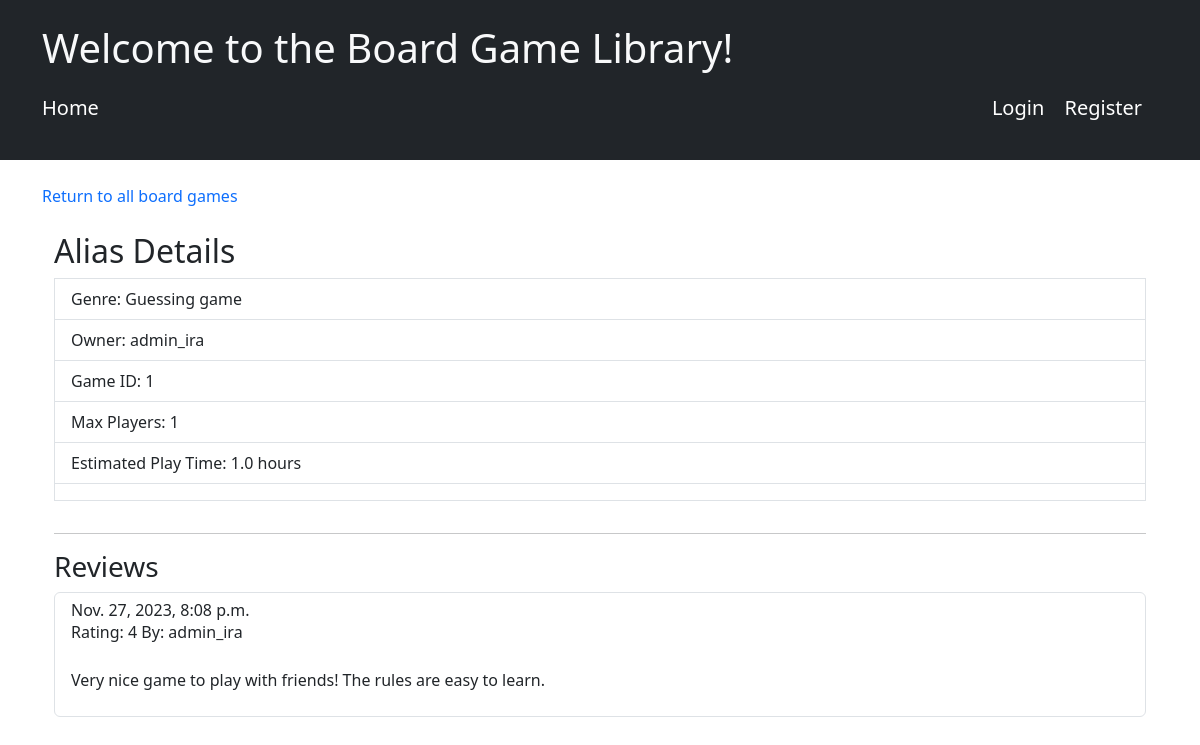
The page /board-game/1/ on the database as committed earlier.
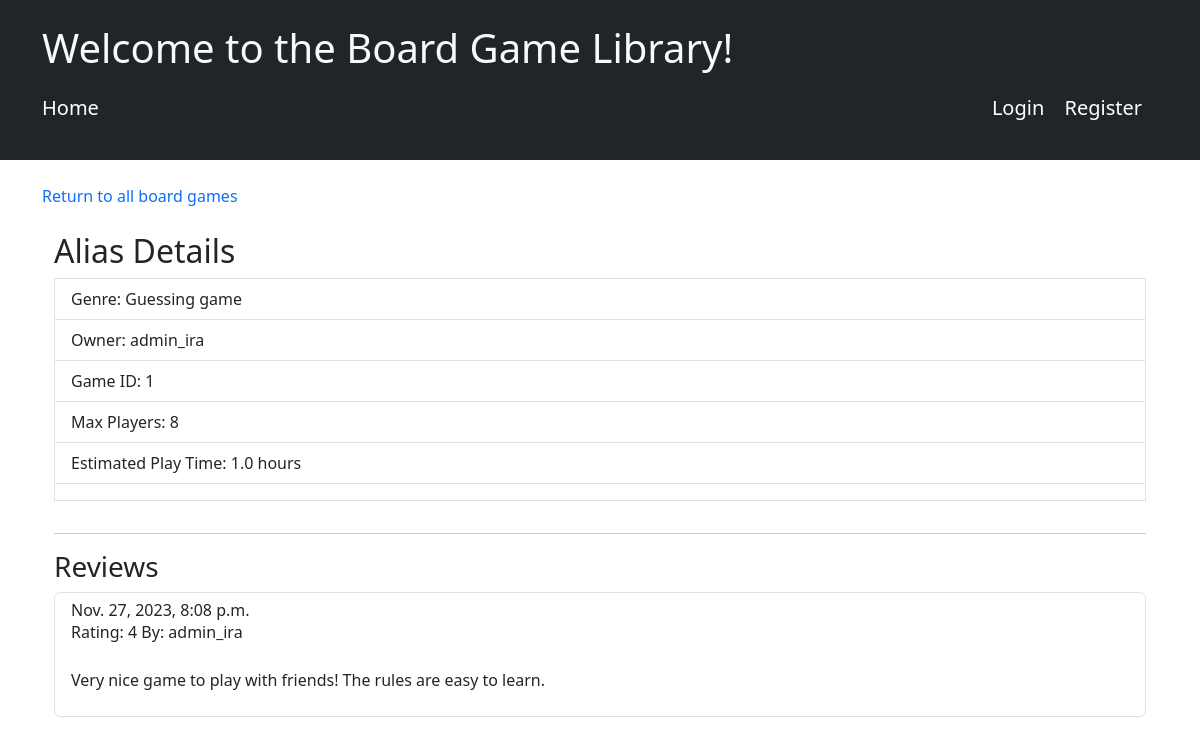
The same page on the database as committed later.
### app_app/models.py (models this page shows, shortened)
class BoardGame(models.Model):
    name = models.CharField(max_length=100)
    genre = models.CharField(max_length=100, default='none')
    max_players = models.PositiveIntegerField(default=1)
    play_time = models.FloatField(default=1.0)
    owner = models.ForeignKey(User, on_delete=models.CASCADE, related_name='owned_games')
    available = models.BooleanField(default=True)
    loaned_to = models.ForeignKey(User, null=True, blank=True, on_delete=models.SET_NULL, related_name='loaned_games')
    date_added = models.DateTimeField(default=timezone.now)
    date_loaned = models.DateTimeField(default=None, blank=True, null=True)
    class Meta:
        verbose_name = 'Board game'

### app_app/views.py (the view)
# urls.py: path('board-game/<int:game_id>/', views.board_game_detail, name='board_game_detail'),
def board_game_detail(request, game_id):
    game = get_object_or_404(BoardGame, pk=game_id)
    reviews = BoardGameReview.objects.filter(game=game).order_by("-date_added")
    context = {'game': game, 'reviews': reviews}
    return render(request, 'board_game_detail.html', context)

### app_app/templates/board_game_detail.html (shortened to what this page needs)
{% extends 'base.html' %}
{% block content %}
<p class="mt-3">
  <a href="{% url 'all_board_games' %}" class="text-decoration-none">Return to all board games</a>
</p>
<div class="container mt-4">
  <h2>{{ game.name }} Details</h2>
  <ul class="list-group">
      <div class="mb-3">
        <li class="list-group-item">
          <p class="mb-0">Genre: {{ game.genre }}</p>
        </li>
        <li class="list-group-item">
          <p class="mb-0">Owner: {{ game.owner }} </p>
        </li>
        <li class="list-group-item">
          <p class="mb-0">Game ID: {{ game.id }}</p>
        </li>
        <li class="list-group-item">
          <p class="mb-0">Max Players: {{ game.max_players }}</p>
        </li>
        <li class="list-group-item">
          <p class="mb-0">Estimated Play Time: {{ game.play_time }} hours</p>
        </li>
        <li class="list-group-item">
        </li>
      </div>
  </ul>
  <div class="mb-3">
    <hr class="dotted">
  </div>
  <h3>Reviews</h3>
  <ul class="list-group">
    {% for review in reviews %}
    <li class="list-group-item">
      <div>
        <div class="d-flex justify-content-between align-items-center">
          <div>
            <h6 class="mb-0">{{ review.date_added }}</h6>
            <p >Rating: {{ review.stars }} By: {{ review.owner }}</p>
          </div>
        </div>
        <div class="mt-2">{{ review.review|linebreaks }}</div>
      </div>
    </li>
    {% empty %}
    <li class="list-group-item"> There are no reviews</li>
    {% endfor %}
  </ul>
</div>
{% endblock %}

Rows that differ between the two databases and show on the page:
changed BoardGame "Alias": max_players "1" → "8"
